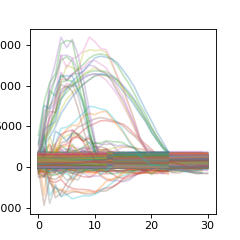

Reproduce this figure in Python.
# First we import numpy and matplotlib (to plot for the example)

import numpy as np
import matplotlib.pyplot as plt

# Then import the base seg1d and the seg1d processing module

import seg1d
import seg1d.processing as proc

# ##########################  SEG1D Processing #######################

# To start, we load an array of dictionaries provided as sample data in seg1d.
# raw_r is the set of references, and raw_t is a set of targets

raw_r, raw_t = seg1d.sample_input_data()

# First we can take a look at the reference datasets, noticing they are all different lengths

plt.figure(figsize=(3,3))  # doctest: +SKIP
for r in raw_r:
    plt_r = np.asarray( [ x for x in r.values()  ]  ).T
    plt.plot(plt_r,alpha=0.3)  # doctest: +SKIP
plt.show()  # doctest: +SKIP
